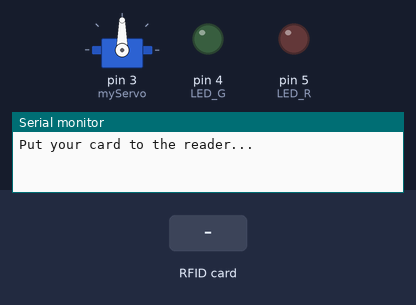
This sketch was run on a simulated Arduino Uno, built with avr-gcc and run on an emulated ATmega328P. Parts: servo, output pins drawn as LEDs (lit = HIGH), the last lines printed to the serial monitor. The inputs (shaded band) are chosen by the test bench. Pins used as bus, display or sensor lines are not drawn.

Above: at 1.2 s.
1.3 s: RFID card 83 B2 1A 11 held to the reader
At 2.2 s:
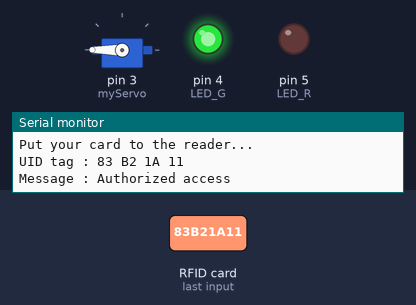
At 3.3 s:
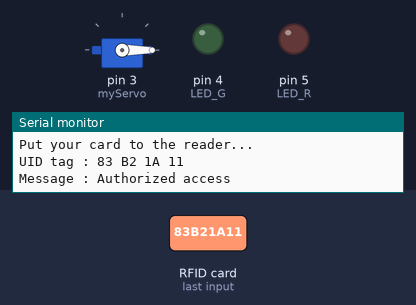
3.8 s: RFID card 5E 7A 19 C4 held to the reader
At 4.6 s:
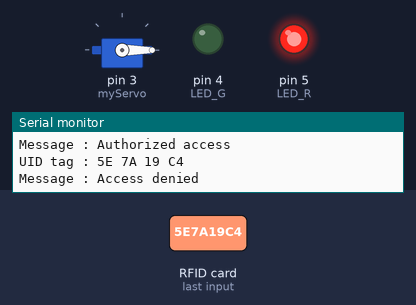
Timing chart, 0 to 6.8 s (numbered marks = the images above; inputs shaded):
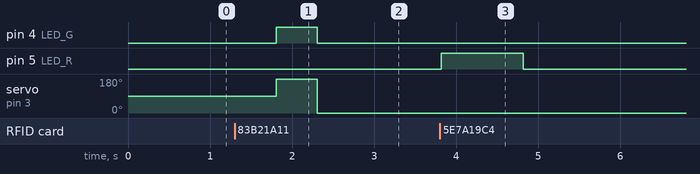

Measured:
- after the input at 1.3 s, pin 4 (LED_G): LOW → HIGH after 0.51 s, → LOW 0.50 s later; servo on pin 3 (myServo): 90° → 180° after 0.51 s, → 0° 0.50 s later
- after the input at 3.8 s, pin 5 (LED_R): LOW → HIGH at once, → LOW 1.0 s later

The sketch:

week4b.ino
```cpp
#include <SPI.h>
#include <MFRC522.h>
#include <Servo.h>

#define SS_PIN 10 // MOSI of RFID
#define RST_PIN 9 // RST of RFID
#define LED_G 4    // Define green LED pin
#define LED_R 5    // Define red LED
MFRC522 mfrc522(SS_PIN, RST_PIN); // Create MFRC522 instance.
Servo myServo; // Define servo name

void setup()
{
  Serial.begin(9600); // Initiate a serial communication
  SPI.begin(); // Initiate SPI bus
  mfrc522.PCD_Init(); // Initiate MFRC522
  myServo.attach(3); // Servo pin
  myServo.write(90); // Servo start position
  pinMode(LED_G, OUTPUT);
  pinMode(LED_R, OUTPUT);
  Serial.println("Put your card to the reader...");
  Serial.println();
}

void loop()
{
  // Look for new cards
  if (!mfrc522.PICC_IsNewCardPresent())
  {
    return;
  }
  // Select one of the cards
  if (!mfrc522.PICC_ReadCardSerial())
  {
    return;
  }
  // Show UID on the serial monitor
  Serial.print("UID tag :");
  String content = "";
  byte letter;
  for (byte i = 0; i < mfrc522.uid.size; i++)
  {
    Serial.print(mfrc522.uid.uidByte[i] < 0x10 ? " 0" : " ");
    Serial.print(mfrc522.uid.uidByte[i], HEX);
    content.concat(String(mfrc522.uid.uidByte[i] < 0x10 ? " 0" : " "));
    content.concat(String(mfrc522.uid.uidByte[i], HEX));
  }
  Serial.println();
  Serial.print("Message : ");
  content.toUpperCase();
  if (content.substring(1) == "83 B2 1A 11")
  {
    Serial.println("Authorized access");
    Serial.println();
    delay(500);
    digitalWrite(LED_G, HIGH);
    myServo.write(180);
    delay(500);
    myServo.write(0);
    digitalWrite(LED_G, LOW);
  }
  else
  {
    Serial.println("Access denied");
    digitalWrite(LED_R, HIGH);
    delay(1000);
    digitalWrite(LED_R, LOW);
  }
}
```
